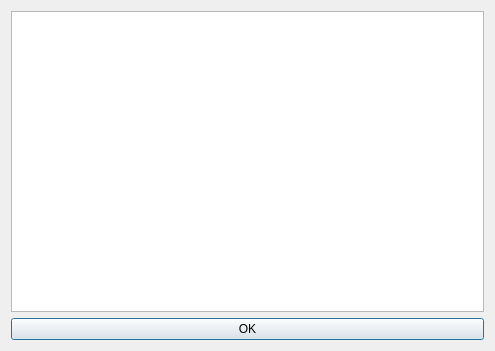
<?xml version="1.0" encoding="UTF-8"?>
<ui version="4.0">
 <class>selectActionDialog</class>
 <widget class="QDialog" name="selectActionDialog">
  <property name="geometry">
   <rect>
    <x>0</x>
    <y>0</y>
    <width>495</width>
    <height>351</height>
   </rect>
  </property>
  <property name="windowTitle">
   <string>SelectNextAction</string>
  </property>
  <layout class="QGridLayout" name="gridLayout">
   <item row="0" column="0">
    <layout class="QVBoxLayout" name="verticalLayout">
     <item>
      <widget class="QListView" name="listView"/>
     </item>
     <item>
      <widget class="QPushButton" name="completeButton">
       <property name="text">
        <string>OK</string>
       </property>
      </widget>
     </item>
    </layout>
   </item>
  </layout>
 </widget>
 <resources/>
 <connections>
  <connection>
   <sender>completeButton</sender>
   <signal>clicked()</signal>
   <receiver>selectActionDialog</receiver>
   <slot>saveNextAction()</slot>
   <hints>
    <hint type="sourcelabel">
     <x>145</x>
     <y>328</y>
    </hint>
    <hint type="destinationlabel">
     <x>164</x>
     <y>344</y>
    </hint>
   </hints>
  </connection>
 </connections>
 <slots>
  <slot>saveNextAction()</slot>
 </slots>
</ui>
